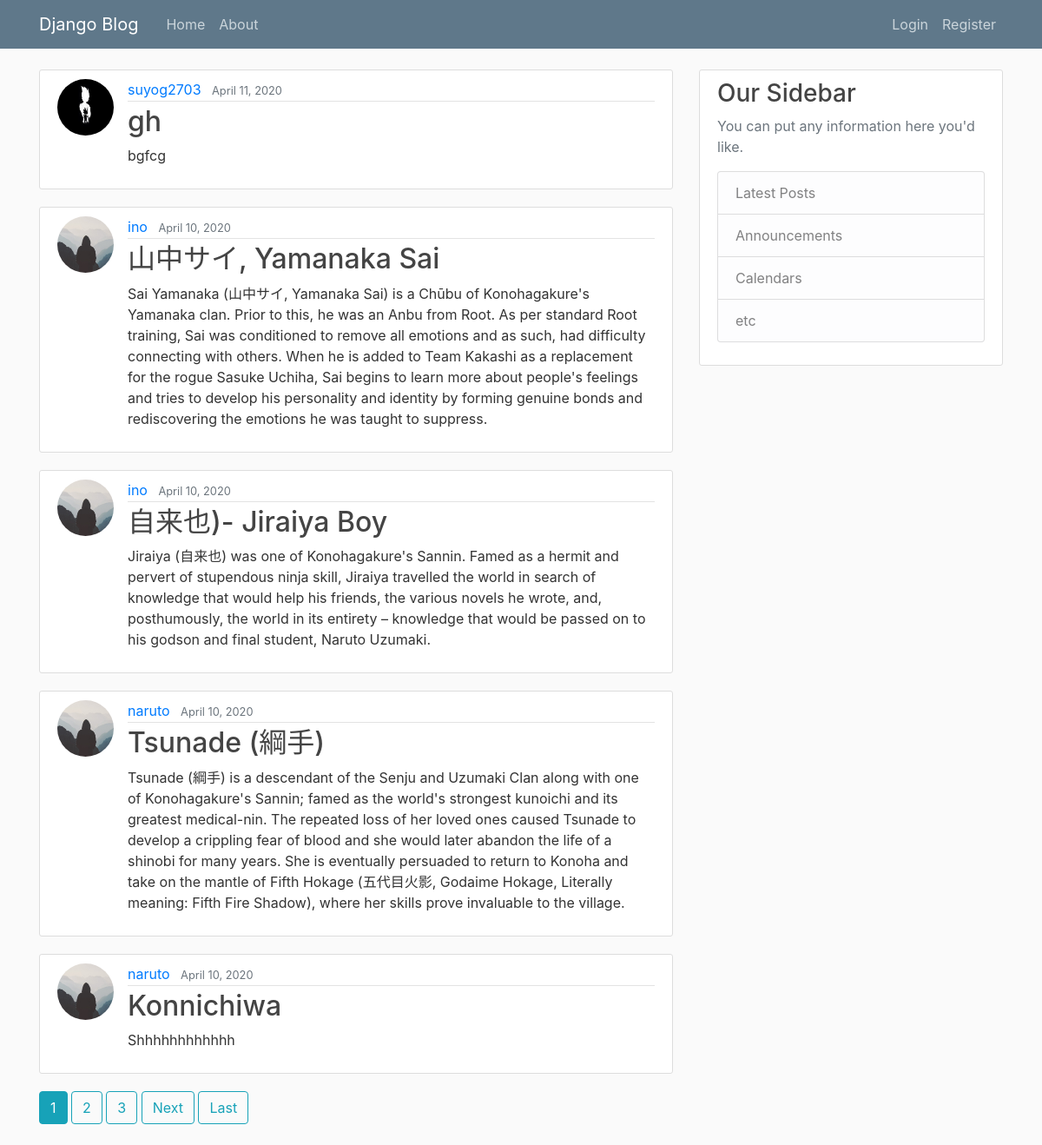
The page / on the database its author committed.
### blog/models.py (models this page shows, shortened)
class Postdt(models.Model):
    title = models .CharField(max_length = 100)
    content = models.TextField()
    date = models.DateTimeField(default = timezone.now)
    author = models.ForeignKey(User , on_delete = models.CASCADE)

### users/models.py (models this page shows, shortened)
class Profile(models.Model):
    user = models.OneToOneField(User, on_delete=models.CASCADE)
    image = models.ImageField(default='default.jpg', upload_to='profile_pics')

### blog/views.py (the view)
# urls.py: path('', PostListView.as_view(), name ='blog-home'),
class PostListView(ListView):
    model = Postdt
    template_name= 'blog/home.html'   # <app>/<model>_<viewtype>.html
    context_object_name = 'posts'
    ordering = ['-date']
    paginate_by = 5

### blog/templates/blog/home.html (shortened to what this page needs)
{% extends "blog/base.html" %}
{% block content %}
    {% for post in posts %}
        <article class="media content-section">
          <img class="rounded-circle article-img" src="{{ post.author.profile.image.url }}">
          <div class="media-body">
            <div class="article-metadata">
              <a class="mr-2" href="{% url 'user-posts' post.author.username %}">{{ post.author }}</a>
              <small class="text-muted">{{ post.date |date:"F d, Y" }}</small>
            </div>
            <h2><a class="article-title" href="{% url 'post-detail' post.id %}">{{ post.title }}</a></h2>
            <p class="article-content">{{ post.content }}</p>
          </div>
        </article>
    {% endfor %}
    {% if is_paginated %}
        {% for num in page_obj.paginator.page_range %}
          {% if page_obj.number == num %}
          <a class="btn btn-info mb-4" href="?page={{ num }}">{{ num }}</a>
          {% elif num > page_obj.number|add:'-3' and num < page_obj.number|add:'3' %}
          <a class="btn btn-outline-info mb-4" href="?page={{ num }}">{{ num }}</a>
          {% endif%}
        {% endfor %}
        {% if page_obj.has_next %}
        <a class="btn btn-outline-info mb-4" href="?page={{ page_obj.next_page_number }}">Next</a>
       <a class="btn btn-outline-info mb-4" href="?page={{ page_obj.paginator.num_pages }}">Last</a>
        {% endif %}
    {% endif %}
{% endblock content %}

### blog/static/blog/main.css (style rules this page uses)
body { background: #fafafa; color: #333333; margin-top: 5rem; }
h1, h2, h3, h4, h5, h6 { color: #444444; }
.content-section { background: #ffffff; padding: 10px 20px; border: 1px solid #dddddd; border-radius: 3px; margin-bottom: 20px; }
.article-title { color: #444444; }
.article-content { white-space: pre-line; }
.article-img { height: 65px; width: 65px; margin-right: 16px; }
.article-metadata { padding-bottom: 1px; margin-bottom: 4px; border-bottom: 1px solid #e3e3e3 }

### rows shown on the page
Postdt: author.profile.image (picture), author "suyog2703", date "April 11, 2020", title "gh", content "bgfcg"
Postdt: author.profile.image (placeholder picture), author "ino", date "April 10, 2020", title "山中サイ, Yamanaka Sai", content "Sai Yamanaka (山中サイ, Yamanaka Sai) is a Chūbu of Konohagakure's Yamanaka clan. Prior to this, he was an Anbu from Root. As per standard Root training, Sai was conditioned to remove all emotions and as such, had difficulty connecting with others. When he is added to Team Kakashi as a replacement for the rogue Sasuke Uchiha, Sai begins to learn more about people's feelings and tries to develop his personality and identity by forming genuine bonds and rediscovering the emotions he was taught to suppress."
Postdt: author.profile.image (placeholder picture), author "ino", date "April 10, 2020", title "自来也)- Jiraiya Boy", content "Jiraiya (自来也) was one of Konohagakure's Sannin. Famed as a hermit and pervert of stupendous ninja skill, Jiraiya travelled the world in search of knowledge that would help his friends, the various novels he wrote, and, posthumously, the world in its entirety – knowledge that would be passed on to his godson and final student, Naruto Uzumaki."
Postdt: author.profile.image (placeholder picture), author "naruto", date "April 10, 2020", title "Tsunade (綱手)", content "Tsunade (綱手) is a descendant of the Senju and Uzumaki Clan along with one of Konohagakure's Sannin; famed as the world's strongest kunoichi and its greatest medical-nin. The repeated loss of her loved ones caused Tsunade to develop a crippling fear of blood and she would later abandon the life of a shinobi for many years. She is eventually persuaded to return to Konoha and take on the mantle of Fifth Hokage (五代目火影, Godaime Hokage, Literally meaning: Fifth Fire Shadow), where her skills prove invaluable to the village."
Postdt: author.profile.image (placeholder picture), author "naruto", date "April 10, 2020", title "Konnichiwa", content "Shhhhhhhhhhhh"

### other values the page prints
{{ num }} "1"
{{ num }} "2" "3"
